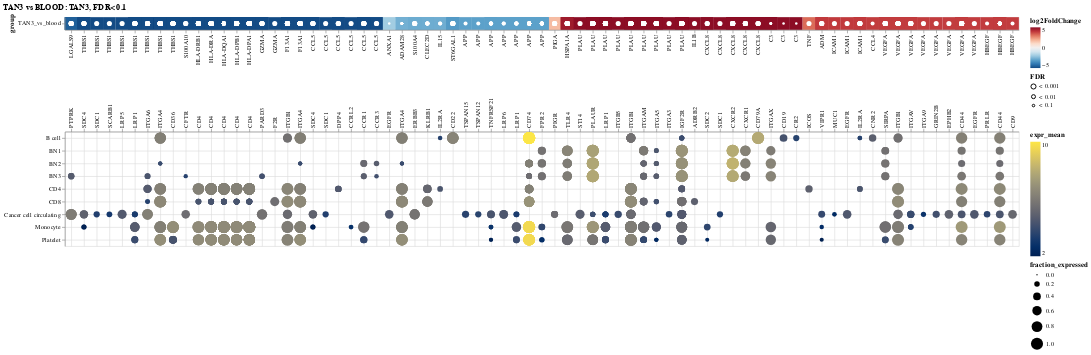

The notebook cell this image was saved under:
### Code cell
heatmap = cpdba.plot_result(
    cpdb_sig_int.loc[lambda x: x["source_genesymbol"].isin(top_genes)],
    title=title_plot,
    aggregate=False,
    cluster="heatmap",
    label_limit=110,
)
heatmap

### Figure 1 — Vega-Lite specification as saved in the notebook (floating-point values rounded to 4 significant figures; data arrays with more than 128 entries replaced by an {"elided": "..."} marker saying what was removed)
{"config": {"view": {"continuousWidth": 300, "continuousHeight": 300}, "concat": {"spacing": -20}, "mark": {"opacity": 1}}, "vconcat": [{"layer": [{"data": {"name": "data-9ad997363d3a345ce74cf43944c46592"}, "mark": {"type": "rect"}, "encoding": {"color": {"field": "log2FoldChange", "scale": {"domain": [-5.0, 5.0], "reverse": true, "scheme": "redblue"}, "type": "quantitative"}, "x": {"field": "interaction", "sort": ["LGALS9_PTPRK", "THBS1_SDC4", "THBS1_SDC1", "THBS1_SCARB1", "THBS1_LRP5", "THBS1_LRP1", "THBS1_ITGA6", "THBS1_ITGA4", "THBS1_CD36", "S100A10_CFTR", "HLA-DRB1_CD4", "HLA-DRA_CD4", "HLA-DQA1_CD4", "HLA-DPB1_CD4", "HLA-DPA1_CD4", "GZMA_PARD3", "GZMA_F2R", "F13A1_ITGB1", "F13A1_ITGA4", "CCL5_SDC4", "CCL5_SDC1", "CCL5_DPP4", "CCL5_CCRL2", "CCL5_CCR1", "CCL5_CCR3", "ANXA1_EGFR", "ADAM28_ITGA4", "S100A4_ERBB3", "CLEC2D_KLRB1", "IL15_IL2RA", "ST6GAL1_CD22", "APP_TSPAN15", "APP_TSPAN12", "APP_TNFRSF21", "APP_LRP6", "APP_LRP1", "APP_CD74", "APP_FPR2", "PIGA_PIGR", "HSPA1A_TLR4", "PLAU_ST14", "PLAU_PLAUR", "PLAU_LRP1", "PLAU_ITGB5", "PLAU_ITGB1", "PLAU_ITGAM", "PLAU_ITGA5", "PLAU_ITGA3", "PLAU_IGF2R", "IL1B_ADRB2", "CXCL8_SDC2", "CXCL8_SDC1", "CXCL8_CXCR2", "CXCL8_CXCR1", "CXCL8_CD79A", "C3_ITGAX", "C3_CD19", "C3_CR2", "TNF_ICOS", "ADM_VIPR1", "ICAM1_MUC1", "ICAM1_EGFR", "ICAM1_IL2RA", "CCL4_CNR2", "VEGFA_SIRPA", "VEGFA_ITGB1", "VEGFA_ITGAV", "VEGFA_ITGA9", "VEGFA_GRIN2B", "VEGFA_EPHB2", "VEGFA_CD44", "VEGFA_EGFR", "HBEGF_PRLR", "HBEGF_CD44", "HBEGF_CD9"], "type": "nominal"}, "y": {"field": "group", "type": "nominal"}}, "title": ""}, {"data": {"name": "data-9ad997363d3a345ce74cf43944c46592"}, "mark": {"type": "point", "color": "white", "filled": true, "stroke": "black", "strokeWidth": 0}, "encoding": {"size": {"field": "FDR", "scale": {"domain": ["< 0.001", "< 0.01", "< 0.1"], "range": [64.0, 16.0, 4.0]}, "type": "nominal"}, "x": {"field": "interaction", "sort": ["LGALS9_PTPRK", "THBS1_SDC4", "THBS1_SDC1", "THBS1_SCARB1", "THBS1_LRP5", "THBS1_LRP1", "THBS1_ITGA6", "THBS1_ITGA4", "THBS1_CD36", "S100A10_CFTR", "HLA-DRB1_CD4", "HLA-DRA_CD4", "HLA-DQA1_CD4", "HLA-DPB1_CD4", "HLA-DPA1_CD4", "GZMA_PARD3", "GZMA_F2R", "F13A1_ITGB1", "F13A1_ITGA4", "CCL5_SDC4", "CCL5_SDC1", "CCL5_DPP4", "CCL5_CCRL2", "CCL5_CCR1", "CCL5_CCR3", "ANXA1_EGFR", "ADAM28_ITGA4", "S100A4_ERBB3", "CLEC2D_KLRB1", "IL15_IL2RA", "ST6GAL1_CD22", "APP_TSPAN15", "APP_TSPAN12", "APP_TNFRSF21", "APP_LRP6", "APP_LRP1", "APP_CD74", "APP_FPR2", "PIGA_PIGR", "HSPA1A_TLR4", "PLAU_ST14", "PLAU_PLAUR", "PLAU_LRP1", "PLAU_ITGB5", "PLAU_ITGB1", "PLAU_ITGAM", "PLAU_ITGA5", "PLAU_ITGA3", "PLAU_IGF2R", "IL1B_ADRB2", "CXCL8_SDC2", "CXCL8_SDC1", "CXCL8_CXCR2", "CXCL8_CXCR1", "CXCL8_CD79A", "C3_ITGAX", "C3_CD19", "C3_CR2", "TNF_ICOS", "ADM_VIPR1", "ICAM1_MUC1", "ICAM1_EGFR", "ICAM1_IL2RA", "CCL4_CNR2", "VEGFA_SIRPA", "VEGFA_ITGB1", "VEGFA_ITGAV", "VEGFA_ITGA9", "VEGFA_GRIN2B", "VEGFA_EPHB2", "VEGFA_CD44", "VEGFA_EGFR", "HBEGF_PRLR", "HBEGF_CD44", "HBEGF_CD9"], "type": "nominal"}, "y": {"field": "group", "type": "nominal"}}}], "encoding": {"x": {"axis": {"labelExpr": "split(datum.label, '_')[0]", "orient": "bottom"}, "title": null}}}, {"data": {"name": "data-9d3caf23b24fb16d2052a5d2ed77c201"}, "mark": {"type": "circle"}, "encoding": {"color": {"field": "expr_mean", "scale": {"scheme": "cividis"}, "type": "quantitative"}, "size": {"field": "fraction_expressed", "type": "quantitative"}, "x": {"axis": {"grid": true, "labelExpr": "split(datum.label, '_')[1]", "labelLimit": 110, "orient": "top", "title": null}, "field": "interaction", "sort": ["LGALS9_PTPRK", "THBS1_SDC4", "THBS1_SDC1", "THBS1_SCARB1", "THBS1_LRP5", "THBS1_LRP1", "THBS1_ITGA6", "THBS1_ITGA4", "THBS1_CD36", "S100A10_CFTR", "HLA-DRB1_CD4", "HLA-DRA_CD4", "HLA-DQA1_CD4", "HLA-DPB1_CD4", "HLA-DPA1_CD4", "GZMA_PARD3", "GZMA_F2R", "F13A1_ITGB1", "F13A1_ITGA4", "CCL5_SDC4", "CCL5_SDC1", "CCL5_DPP4", "CCL5_CCRL2", "CCL5_CCR1", "CCL5_CCR3", "ANXA1_EGFR", "ADAM28_ITGA4", "S100A4_ERBB3", "CLEC2D_KLRB1", "IL15_IL2RA", "ST6GAL1_CD22", "APP_TSPAN15", "APP_TSPAN12", "APP_TNFRSF21", "APP_LRP6", "APP_LRP1", "APP_CD74", "APP_FPR2", "PIGA_PIGR", "HSPA1A_TLR4", "PLAU_ST14", "PLAU_PLAUR", "PLAU_LRP1", "PLAU_ITGB5", "PLAU_ITGB1", "PLAU_ITGAM", "PLAU_ITGA5", "PLAU_ITGA3", "PLAU_IGF2R", "IL1B_ADRB2", "CXCL8_SDC2", "CXCL8_SDC1", "CXCL8_CXCR2", "CXCL8_CXCR1", "CXCL8_CD79A", "C3_ITGAX", "C3_CD19", "C3_CR2", "TNF_ICOS", "ADM_VIPR1", "ICAM1_MUC1", "ICAM1_EGFR", "ICAM1_IL2RA", "CCL4_CNR2", "VEGFA_SIRPA", "VEGFA_ITGB1", "VEGFA_ITGAV", "VEGFA_ITGA9", "VEGFA_GRIN2B", "VEGFA_EPHB2", "VEGFA_CD44", "VEGFA_EGFR", "HBEGF_PRLR", "HBEGF_CD44", "HBEGF_CD9"], "type": "nominal"}, "y": {"axis": {"grid": true}, "field": "cell_type_sub", "title": null, "type": "nominal"}}}], "resolve": {"scale": {"color": "independent", "size": "independent", "x": "independent"}}, "title": "TAN3 vs BLOOD: TAN3, FDR<0.1", "$schema": "https://vega.github.io/schema/vega-lite/v5.17.0.json", "datasets": {"data-9ad997363d3a345ce74cf43944c46592": {"elided": "764 records"}, "data-9d3caf23b24fb16d2052a5d2ed77c201": {"elided": "764 records"}}}
